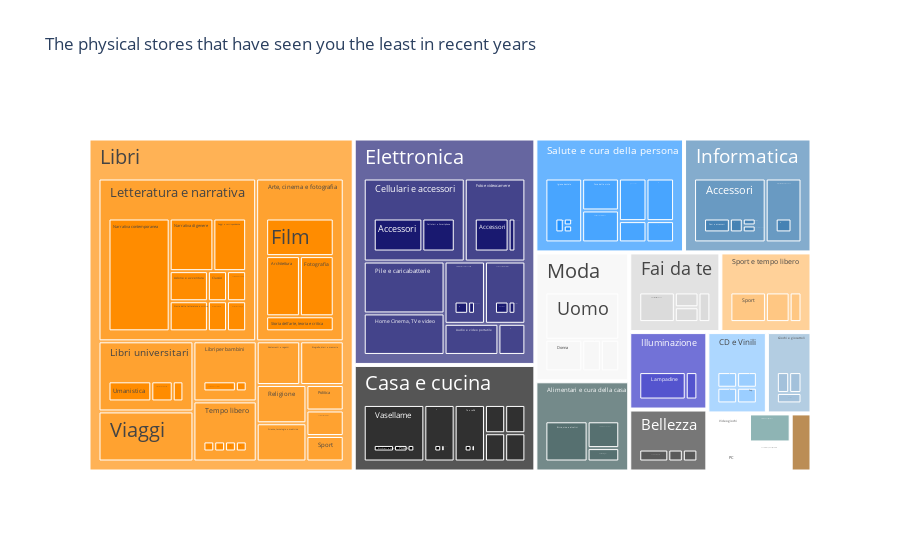

This figure's notebook cell:
### Code cell
visualize_item_by_category(order_data)

### Figure 1 — Plotly figure (JSON) as saved in the notebook; plotly's stock layout.template omitted (floating-point values rounded to 4 significant figures; data arrays with more than 128 entries replaced by an {"elided": "..."} marker saying what was removed)
{"data": [{"branchvalues": "total", "domain": {"x": [0, 1], "y": [0, 1]}, "hovertemplate": "labels=%{label}<br>count=%{value}<br>parent=%{parent}<br>id=%{id}<extra></extra>", "ids": {"elided": "193 str values"}, "labels": {"elided": "193 str values"}, "name": "", "parents": {"elided": "193 str values"}, "textfont": {"size": 20}, "type": "treemap", "values": {"elided": "193 int values"}}], "layout": {"autosize": true, "legend": {"tracegroupgap": 0}, "title": {"text": "The physical stores that have seen you the least in recent years"}, "treemapcolorway": ["DarkOrange", "MidnightBlue", "Black", "DodgerBlue", "SteelBlue", "WhiteSmoke", "DarkSlateGray", "LightGray"]}}
